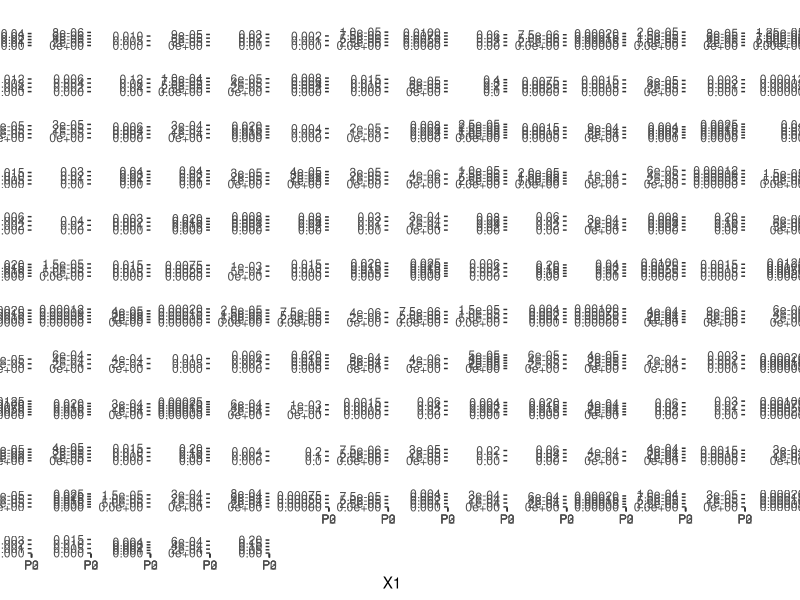
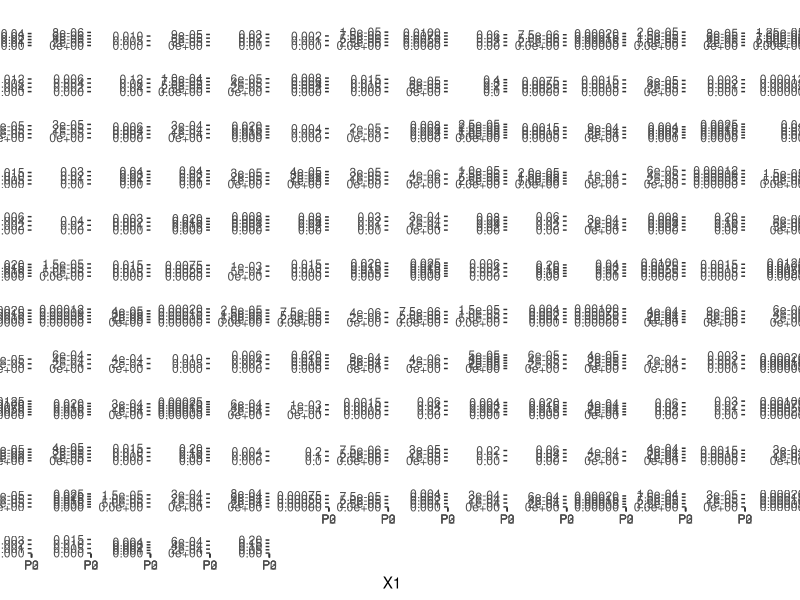

Source code (R) for these figures, in order:
library(ggplot2)
library(stringr)
library(reshape2)

TB <- read.csv('Result/V_class_family_count.tsv', sep ='', header = F)
TB <- cbind(TB, data.frame(str_split_fixed(TB$V1, "_", 2)))

TB$Count <- TB$V3
TB$Count[is.na(TB$V3)] <- as.numeric(TB$V2[is.na(TB$V3)])
TB$V2[is.na(TB$V3)] <- "Other"

#TB = TB[!TB$X2=='id',]
#TB <- na.omit(TB)
TB = TB[TB$X1!='sequence',]
Counts <- read.table('Result/Counts_total.csv', header = 0)
Counts <- cbind(Counts, data.frame(str_split_fixed(Counts$V2, "_", 2)))

TB['ratio'] = 0
for(sample in unique(TB$X1)){
    TB$ratio[TB$X1==sample]  = TB$Count[TB$X1==sample]/Counts$V3[Counts$X1==sample]
}

ggplot(TB[TB$Count>1,], aes(X1, ratio, fill = X2)) +
    geom_bar(stat = 'identity', position = 'dodge')+ facet_wrap(~V2, scales = 'free_y', ncol = 15) +
    theme_bw() 

ggsave('Picture/Family_all_bar.png', w = 20, h = 11)


##

TB_m <- reshape(TB[c(1,2,7)], timevar = 'V1', idvar = 'V2', direction = 'wide')
TB_m[is.na(TB_m)] <- 0

row.names(TB_m) <- TB_m[[1]]
TB_m <- TB_m[-1]
TB_m$P0 = TB_m[[1]]
TB_m$P2 = apply(TB_m[2:3], 1, mean)
TB_m$P3 = apply(TB_m[4:5], 1, mean)


TB_m$Co <- NA
for(i in c(1:nrow(TB_m))){
    tmp = data.frame(t(TB_m[i,c("P0", "P2", "P3")]))
    colnames(tmp) <- 'Y'
    tmp$X = c(0,2,3)
    TB_m$Co[i] <- lm(Y~X, tmp)$coefficients[[2]]
}
